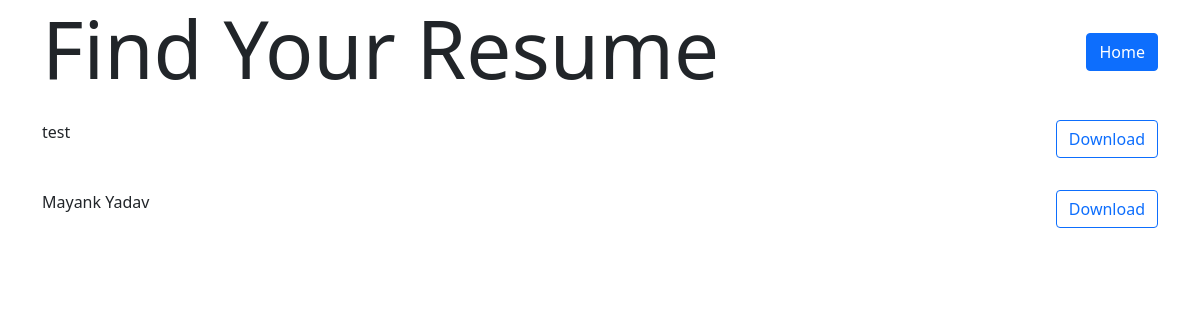
The page /list/ on the database as committed earlier.
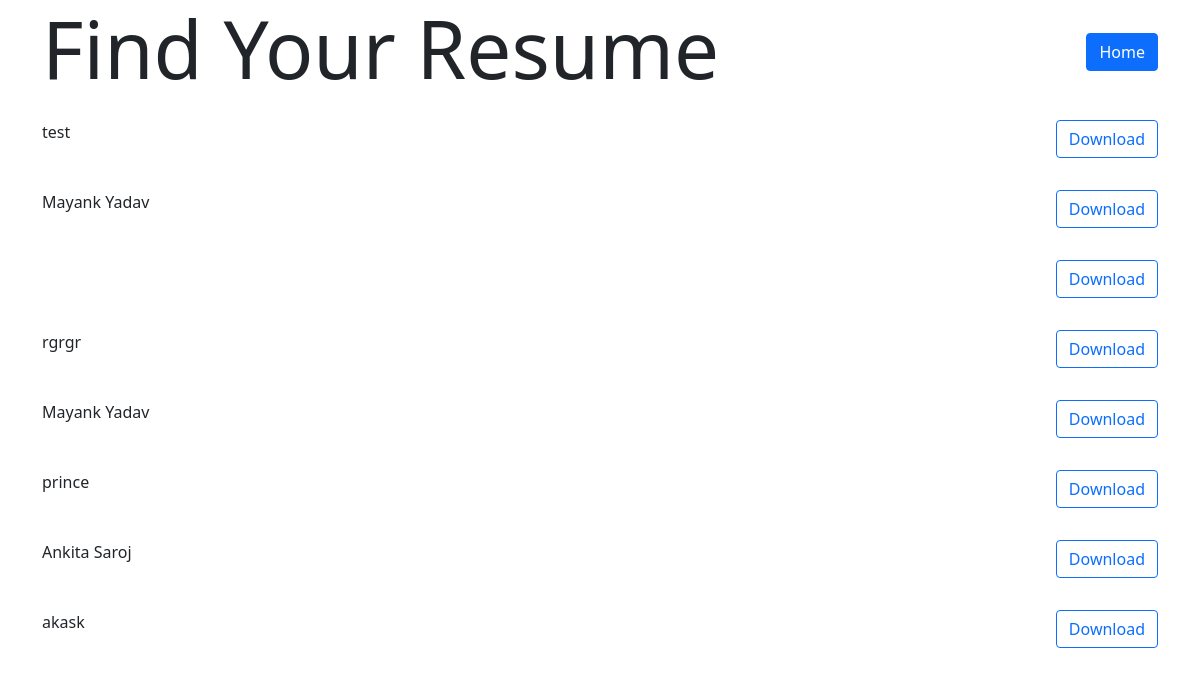
The same page on the database as committed later.
### pdf/models.py (models this page shows)
class Profile(models.Model):
    name = models.CharField(max_length=100 , null=True)
    phone = models.CharField(max_length=100 , null=True)
    email = models.CharField(max_length=100 , null=True)
    school = models.CharField(max_length=100 , null=True)
    degree = models.CharField(max_length=100 , null=True)
    university = models.CharField(max_length=100 , null=True)
    skills = models.TextField(max_length=1000 , null=True)
    summary = models.TextField(max_length=1000 , null=True)
    workexperince = models.TextField(max_length=1000 , null=True)

### pdf/views.py (the view)
# urls.py: path('list/', views.list, name='list')
def list(request):
    profile=Profile.objects.all()
    return render(request, "list.html", {'profile': profile})

### pdf/templates/list.html (shortened to what this page needs)
<!DOCTYPE html>
<html lang="en">
<head>
    <link href="https://cdn.jsdelivr.net/npm/bootstrap@5.0.2/dist/css/bootstrap.min.css" rel="stylesheet">
</head>
<body>
    <div class="container">
        <div class="d-flex justify-content-between align-items-center">
            <div class="">
                <h2 class="display-1 text-center">Find Your Resume</h2>
            </div>
            <div class="">
                <a href="http://127.0.0.1:8000" class="btn btn-primary mb-0">Home</a>
            </div>
        </div>
            {% for profile in profile %}
            <div class="d-flex my-3 justify-content-between">
                <div class="text-start">
                    {{profile.name}}
                </div>
                <div class="mb-3">
                    <a href="/{{profile.id}}" class="btn btn-outline-primary">Download</a>
                </div>
            </div>
            {% endfor %}
    </div>
</body>
</html>

Rows that differ between the two databases and show on the page:
added Profile: name "rgrgr"
added Profile: name "Mayank Yadav"
added Profile: name "prince"
added Profile: name "Ankita Saroj"
added Profile: name "akask"
